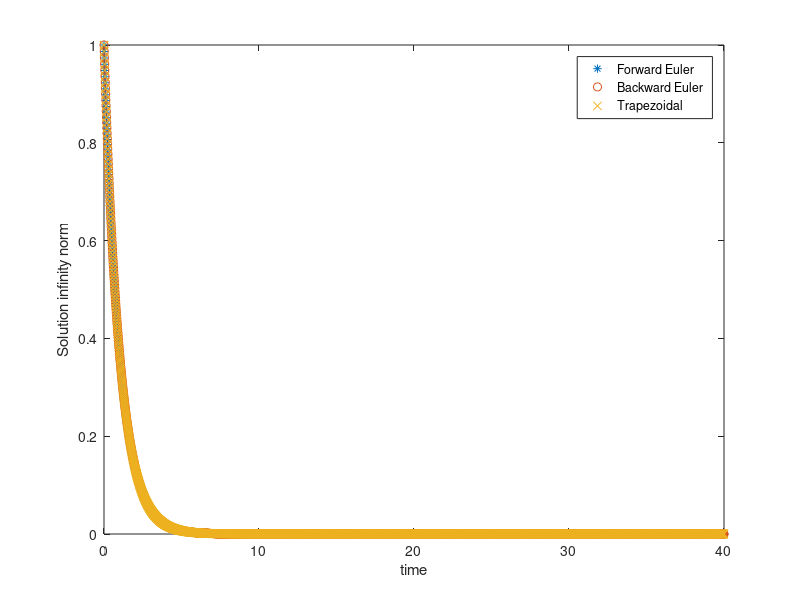
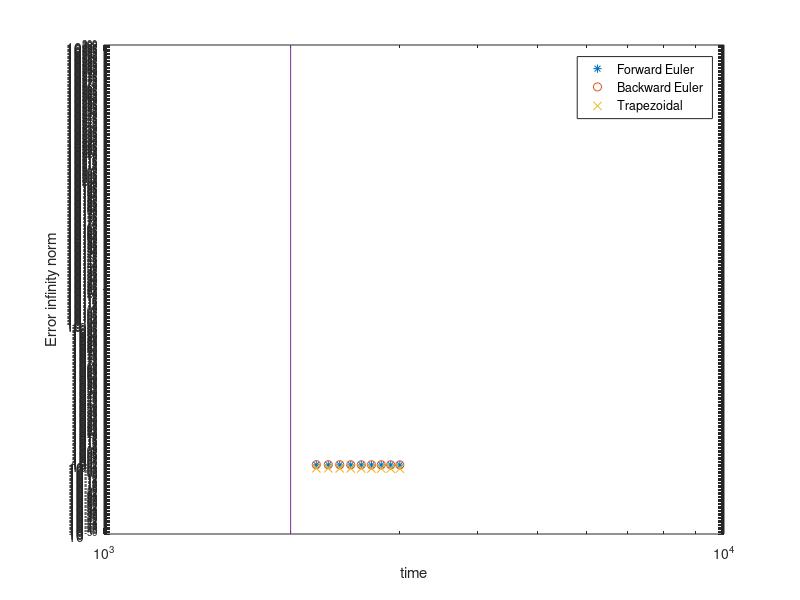

The MATLAB script that drew these images, in order:
clear all
close all
T = 40;
lambda = [-1;-100];
A = diag(lambda);
y0 = [1;1];
FE_ts_restriction = min(-2*real(lambda)./abs(lambda).^2)
I = eye(2);
ts = 3000;
k = T/ts
yFE = y0;
yBE = y0;
yTRAP = y0;
for n = 1:ts
  yFE(:,n+1) = yFE(:,n)+k*A*yFE(:,n);
  yBE(:,n+1) = (I-k*A)\yBE(:,n);
  yTRAP(:,n+1) = (I-k/2*A)\((I+k/2*A)*yTRAP(:,n));
end
t = linspace(0,T,ts+1);
plot(t,max(abs(yFE)),'*',t,max(abs(yBE)),'o',t,max(abs(yTRAP)),'x')
xlabel('time')
ylabel('Solution infinity norm')
legend('Forward Euler','Backward Euler','Trapezoidal')
tsrange = 2100:100:ts;
counter = 0;
for ts = tsrange
  counter = counter+1;
  k = T/ts;
  yFE = y0;
  eFE(1) = 0;
  yBE = y0;
  eBE(1) = 0;
  yTRAP = y0;
  eTRAP(1) = 0;
  yEX = y0;
  for n = 1:ts
    yFE(:,n+1) = yFE(:,n)+k*A*yFE(:,n);
    yBE(:,n+1) = (I-k*A)\yBE(:,n);
    yTRAP(:,n+1) = (I-k/2*A)\((I+k/2*A)*yTRAP(:,n));
  end
  yEX = diag(exp(T*lambda))*y0;
  eFE(counter) = norm(yFE(:,ts+1)-yEX,inf)/norm(yEX,inf);
  eBE(counter) = norm(yBE(:,ts+1)-yEX,inf)/norm(yEX,inf);
  eTRAP(counter) = norm(yTRAP(:,ts+1)-yEX,inf)/norm(yEX,inf);
end
figure
loglog(tsrange,eFE,'*',tsrange,eBE,'o',tsrange,eTRAP,'x')
hold on
loglog([2000,2000],[1e-50,1e300])
xlabel('time')
ylabel('Error infinity norm')
legend('Forward Euler','Backward Euler','Trapezoidal')
